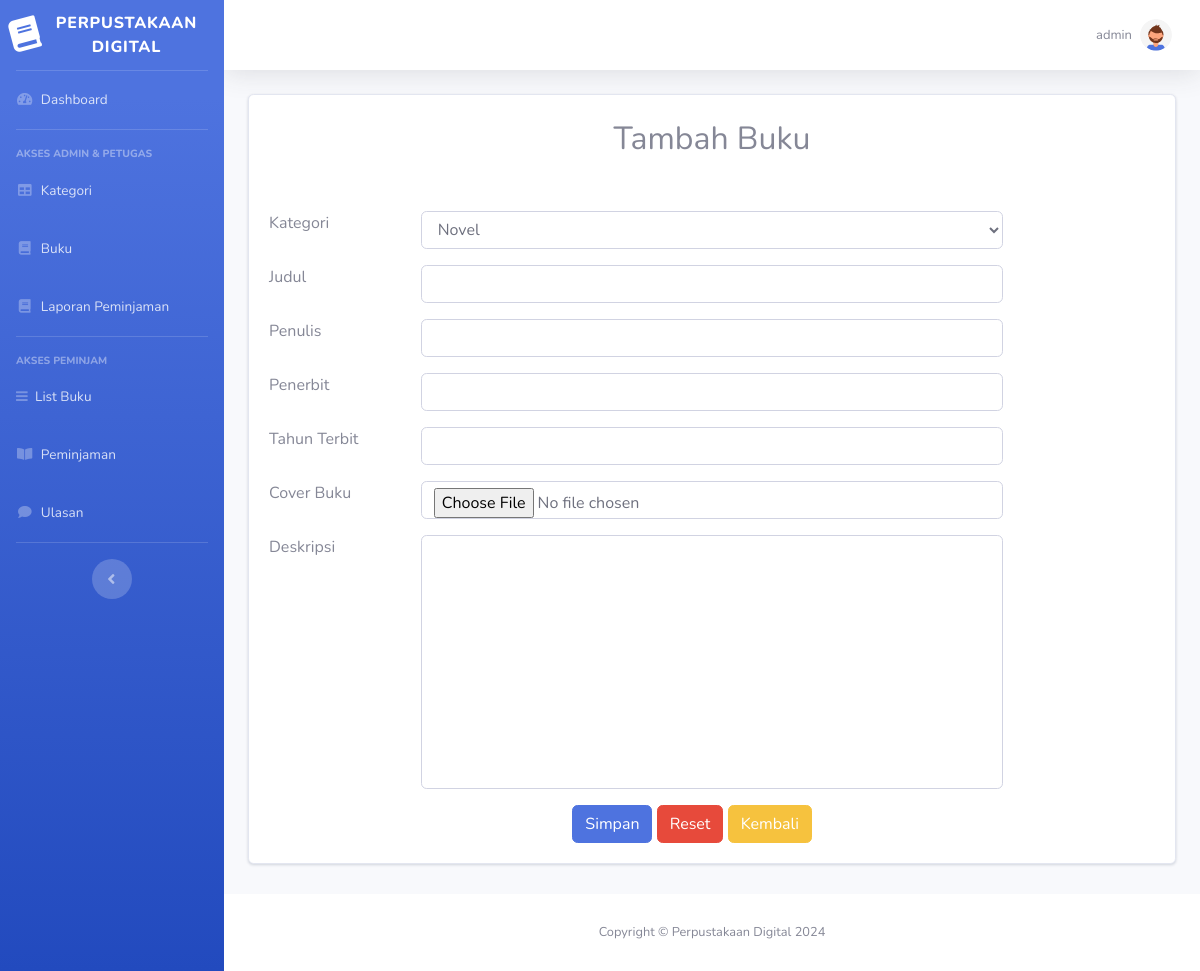
Page /index.php?page=buku_tambah (signed in) on the earlier database version.
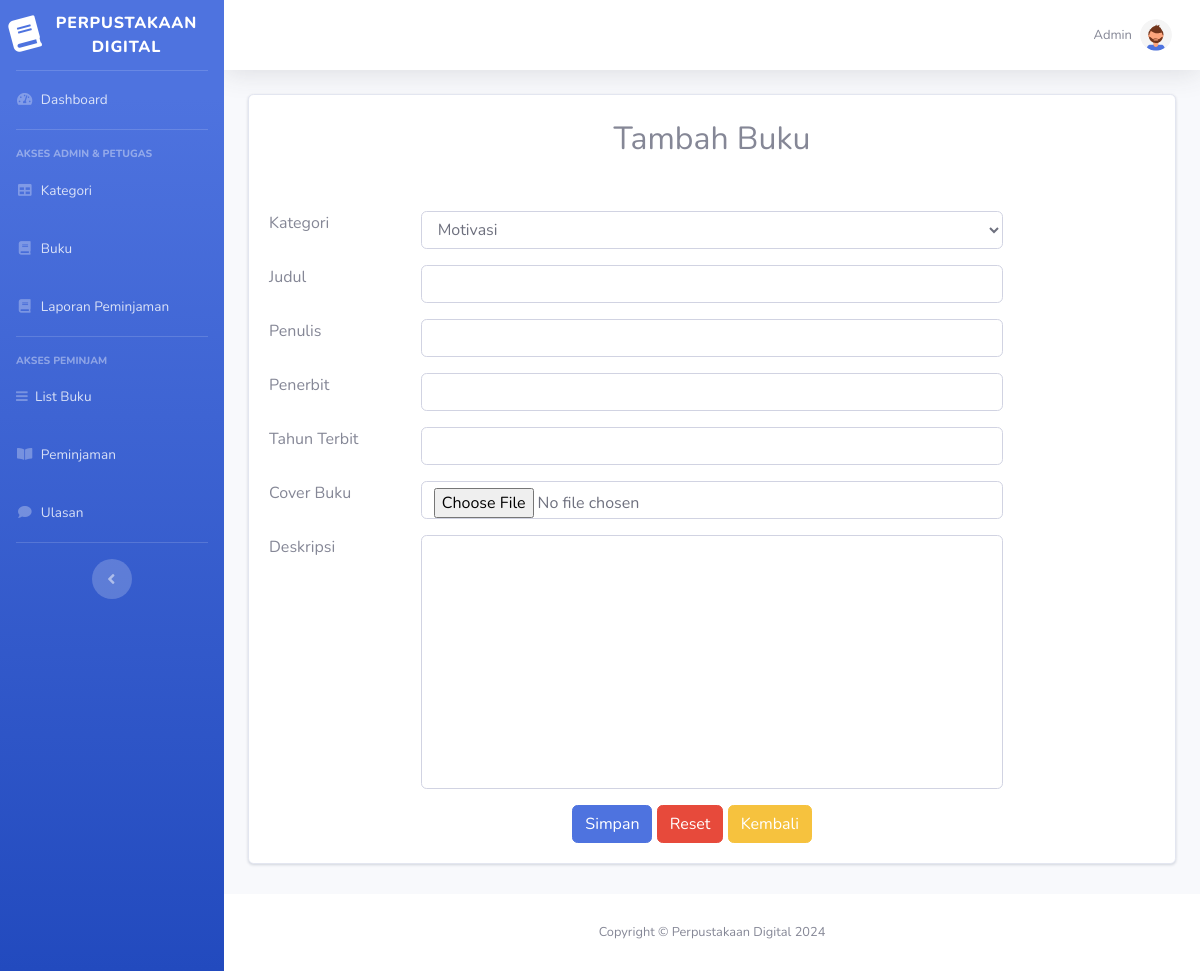
Same page on the later database version.
### tables this page shows
CREATE TABLE `user` (
  `id_user` int(255) NOT NULL,
  `username` varchar(255) DEFAULT NULL,
  `nama` varchar(255) DEFAULT NULL,
  `email` varchar(255) DEFAULT NULL,
  `password` varchar(255) DEFAULT NULL,
  `alamat` text DEFAULT NULL,
  `no_telp` varchar(255) DEFAULT NULL,
  `level` enum('Admin','Petugas','Peminjam') DEFAULT NULL
);

### buku_tambah.php (the view, shortened to what the changed rows need)
<div class="card">
    <div class="card-header">
        <h2 class="mt4 text-center">Tambah Buku</h2>
    </div>
    <div class="card-body">
        <div class="row">
            <div class="col-md-12">
                <form action="" method="POST" enctype="multipart/form-data">
                    <div class="row form-group">
                        <div class="col-md-2">Kategori</div>
                        <div class="col-md-8">
                        <select name="id_kategori" id="id_kategori" class="form-control">
                                <?php
                                $kat = mysqli_query($koneksi, "SELECT * FROM kategori");
                                while ($kategori = mysqli_fetch_array($kat)) {
                                ?>
                                    <option value="<?php echo $kategori['id_kategori'] ?>"><?php echo $kategori['kategori'] ?></option>
                                <?php
                                }
                                ?>
                            </select>
                    </div>
                    </div>
                    <div class="row form-group">
                        <div class="col-md-2">Judul</div>
                        <div class="col-md-8"><input type="text" required name="judul" class="form-control"></div>
                    </div>
                    <div class="row form-group">
                        <div class="col-md-2">Penulis</div>
                        <div class="col-md-8"><input type="text" required name="penulis" class="form-control"></div>
                    </div>
                    <div class="row form-group">
                        <div class="col-md-2">Penerbit</div>
                        <div class="col-md-8"><input type="text" required name="penerbit" class="form-control"></div>
                    </div>
                    <div class="row form-group">
                        <div class="col-md-2">Tahun Terbit</div>
                        <div class="col-md-8"><input type="text" required name="tahun_terbit" class="form-control"></div>
                    </div>
                    <div class="row form-group">
                        <div class="col-md-2">Cover Buku</div>
                        <div class="col-md-8"><input type="file" required name="coverbuku" class="form-control"></div>
                    </div>
                    <div class="row form-group">
                        <div class="col-md-2">Deskripsi</div>
                        <div class="col-md-8"><textarea name="deskripsi" id="deskripsi" class="form-control" style="resize: none;" cols="30" rows="10"></textarea></div>
                    </div>
                    <div class="row">
                        <div class="col-md-4"></div>
                        <div class="col-md-8">
                            <button type="submit" class="btn btn-primary" name="submit" value="submit">Simpan</button>
                            <button type="reset" class="btn btn-danger" name="reset" value="reset">Reset</button>
                            <a href="?page=buku" class="btn btn-warning" name="back" value="back">Kembali</a>
                        </div>
                    </div>
                </form>
            </div>
        </div>
    </div>
</div>

### index.php (shortened to what the changed rows need)
<?php
include('koneksi.php');
?>
<!DOCTYPE html>
<html lang="en">
<head>
    <link href="assets/vendor/fontawesome-free/css/all.min.css" rel="stylesheet" type="text/css">
      <link rel="stylesheet" type="text/css" href="assets/css/bootstrap/css/bootstrap.min.css">
      <link rel="stylesheet" type="text/css" href="assets/icon/themify-icons/themify-icons.css">
	  <link rel="stylesheet" type="text/css" href="assets/icon/font-awesome/css/font-awesome.min.css">
      <link rel="stylesheet" type="text/css" href="assets/icon/icofont/css/icofont.css">
      <link rel="stylesheet" type="text/css" href="assets/css/style.css">
      <link rel="stylesheet" type="text/css" href="assets/css/jquery.mCustomScrollbar.css">
    <link href="assets/css/sb-admin-2.min.css" rel="stylesheet">
</head>
<body id="page-top">
    <div id="wrapper">
            <?php
            $query = mysqli_query($koneksi, "SELECT * FROM user where id_user=" . $_SESSION['user']['id_user']);
            $data = mysqli_fetch_array($query)
            ?>
        <div id="content-wrapper" class="d-flex flex-column">
            <div id="content">
                <nav class="navbar navbar-expand navbar-light bg-white topbar mb-4 static-top shadow">
                    <ul class="navbar-nav ml-auto">
                        <li class="nav-item dropdown no-arrow">
                            <a class="nav-link dropdown-toggle" href="#" id="userDropdown" role="button" data-toggle="dropdown" aria-haspopup="true" aria-expanded="false">
                                <span class="mr-2 d-none d-lg-inline text-gray-600 "><?php echo $data['nama'] ?></span>
                                <img class="img-profile rounded-circle" src="assets/img/undraw_profile_2.svg">
                            </a>
                        </li>
                    </ul>
                </nav>
                <div class="container-fluid">
                    <?php
                    $page = isset($_GET['page']) ? $_GET['page'] : 'home';
                    if (file_exists($page . '.php')) {
                        include $page . '.php';
                    } else {
                        include('404.php');
                    }
                    ?>
                </div>
            </div>
        </div>
    </div>
</body>
</html>

Differences in the rows shown:
changed user: nama "admin" → "Admin"
Other differences:
form field id_kategori: "Novel" → "Motivasi"
